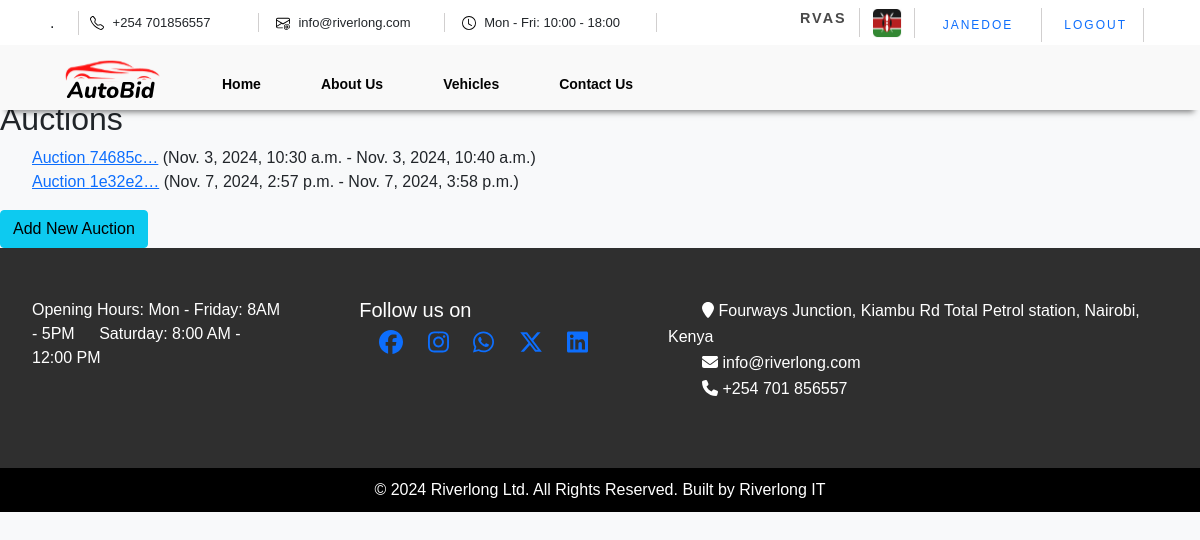
Page /auctions/ (signed in) on the committed database.
### vehicles/models.py (models this page shows, shortened)
class Auction(models.Model):
    auction_id = models.UUIDField(default=uuid.uuid4, editable=False, unique=True)
    start_date = models.DateTimeField()
    end_date = models.DateTimeField()
    created_at = models.DateTimeField(auto_now_add=True)
    vehicles = models.ManyToManyField('Vehicle', related_name='auctions')
    approved = models.BooleanField(default=False)

### vehicles/views.py (the view)
# urls.py: path('auctions/', views.auction_list, name='auction_list'),
def auction_list(request):
    auctions = Auction.objects.all()
    return render(request, 'admin/auctions.html', {'auctions': auctions})

### vehicles/templates/Admin/auctions.html
{% extends "vehicles/base.html" %}
{% block content %}
<h2>Auctions</h2>
<ul>
    {% for auction in auctions %}
    <li>
        <a href="{% url 'auction_detail' auction.pk %}">Auction {{ auction.auction_id|truncatechars:7 }}</a> ({{ auction.start_date }} - {{ auction.end_date }})
    </li>
    {% endfor %}
</ul>
<a class="btn btn-info" href="{% url 'auction_add' %}">Add New Auction</a>
{% endblock %}

### vehicles/templates/vehicles/base.html (shortened to what this page needs)
{% load static %}
<!DOCTYPE html>
<html lang="en">
<head>
    <link rel="stylesheet" href="{% static 'vehicles/css/styles.css' %} ">
    <link rel="stylesheet" href="{% static 'vehicles/css/footer.css' %} ">
    <link rel="stylesheet" href="https://cdnjs.cloudflare.com/ajax/libs/font-awesome/4.7.0/css/font-awesome.min.css">
    <link rel="stylesheet" href="https://cdnjs.cloudflare.com/ajax/libs/font-awesome/6.6.0/css/all.min.css">
    <link rel="stylesheet" href="https://cdnjs.cloudflare.com/ajax/libs/font-awesome/6.6.0/css/all.min.css" />
    <link rel="stylesheet" href="https://stackpath.bootstrapcdn.com/bootstrap/4.5.0/css/bootstrap.min.css">
    <link href="https://cdn.jsdelivr.net/npm/bootstrap@5.0.2/dist/css/bootstrap.min.css" rel="stylesheet">
    <link rel="stylesheet" href="https://cdnjs.cloudflare.com/ajax/libs/font-awesome/4.7.0/css/font-awesome.min.css">
  </head>
<body>
    <div class="wrapper">
        <div class="top_nav">
            <div class="left">
              <div class="space"> . </div>
              <div class="call_span">
                <img src="{% static 'images/telephone.svg' %}" height="14px" width="24px" />
                <span for="">+254 701856557</span>
              </div>
              <div class="email_span">
                <img src="{% static 'images/envelope-at.svg' %}" height="14px" width="24px" />
                <span for=""> info@riverlong.com</span>
              </div>
              <div class="opentime_span">
                <img src="{% static 'images/clock.svg' %}" height="14px" width="24px" />
                <span for="">  Mon - Fri: 10:00 - 18:00</span>
              </div>
          </div>
          <div class="right">
            <ul>
              <li>
                <div class="search-span">
                  <label for="">RVAS</label>
                </div>
            </li>
              <li>
                <div class="flag-span">
                  <img src="{% static 'images/Kenya.png' %}" height="30px" width="30px" />
              </div>
              </li>
              {% if user.is_authenticated %}
                <li>
                  <div class="signin-span">
                      <a class="nav-link" href="{% url 'profile' %}">
                        {{user.username}}</a>
                  </div>
                </li>
                <div class="signin-span">
                  <a class="nav-link" href="/logout">Logout</a>
              </div>
              {% endif %}
            </ul>
          </div>
        </div>
        <div class="bottom_nav mb-5">
            <ul>
              <li>
                <div class="logo-span">
                  <img src="{% static 'images/logo-autobid.svg' %}" height="60px" width="100px" />
              </div>
              </li>
              <li>
                <a href="{% url 'homepage'%}">Home</a>
              </li>
              <li>
                <a href="{% url 'aboutus' %}">About Us</a>
              </li>
              <li>
                <a href="{% url 'available_vehicles' %}">Vehicles</a>
              </li>
              <li>
                <a href="{% url 'contactus' %}">Contact Us</a>
              </li>
            </ul>
      </div>
    </div>
    <div>
        <body class="bg-light">
              <div class="container_body">
                {% block content%} {% endblock content%}
              </div>
              {% include 'vehicles/footer.html' %}
  </body>
</html>

### vehicles/static/vehicles/css/styles.css (style rules this page uses)
.container_body { padding-top: 100px; }
label { font-weight: bolder; font-size: larger; }
* { padding: 0; box-sizing: border-box; list-style: none; text-decoration: none; font-family: Arial, sans-serif; }
.wrapper .top_nav { width: 100%; height: 45px; background: #fff; padding: 0 50px; display: flex; justify-content: space-between; align-items: center; }
.wrapper .top_nav .left { display: flex; align-items: center; }
@media (min-width: 768px) { .wrapper .top_nav .left .space { width: 100px; border-right: #d1cfcf solid 1px; } }
@media (min-width: 768px) { .wrapper .top_nav .right ul { display: flex; } }
@media (min-width: 768px) { .wrapper .top_nav .right ul li { margin: 0 6px; } }
@media (min-width: 768px) { .wrapper .top_nav .left .call_span, .email_span, .opentime_span, .opentime_span1 { width: 100%; border-right: #d1cfcf solid 1px; margin: 0 6px 0 6px; font-size: small; font-family: Arial, sans-serif; } }
.opentime_span { min-width: 200px; }
.email_span, .opentime_span1 { min-width: 150px; }
.call_span { min-width: 100px; }
.wrapper { position: fixed; width: 100%; z-index: 2; }
.wrapper .top_nav .right ul li .search-span, .flag-span, .signin-span, .signup-span { display: block; width: 100%; border-right: #d1cfcf solid 1px; margin: 20px 6px 0 6px; font-family: Arial, sans-serif; }
.wrapper .top_nav .right ul li .search-span, .flag-span, .signin-span, .signup-span a { color: #494949; letter-spacing: 2px; text-transform: uppercase; font-size: 12px; font-family: Arial, sans-serif; }
.bottom_nav { box-shadow: 0 8px 6px -6px rgba(0, 0, 0, 0.5); }
.wrapper .bottom_nav { width: 100%; background: #f9f9f9; height: 65px; padding: 10px 0px 10px 0px; }
.wrapper .bottom_nav ul { width: 100%; height: 100%; display: flex; align-items: center; }
.wrapper .bottom_nav ul li { font-size: xx-large; font-weight: bolder; font-family: Arial, sans-serif; }
.logo-span { margin-top: 10px ; }
.wrapper .bottom_nav ul li a { color: #030303; font-size: 14px; font-family: Arial, sans-serif; text-decoration: none; padding: 10px 30px 10px 30px; border-radius: 2px; }
.logo-span { padding: 10px 30px 10px 30px; }

### vehicles/static/vehicles/css/footer.css (style rules this page uses)
ul { padding: 0px; }
ol, ul { margin-bottom: 0px; }

### rows in the picture
Auction: auction_id "74685c…", start_date "Nov. 3, 2024, 10:30 a.m.", end_date "Nov. 3, 2024, 10:40 a.m."
Auction: auction_id "1e32e2…", start_date "Nov. 7, 2024, 2:57 p.m.", end_date "Nov. 7, 2024, 3:58 p.m."

### other values in the picture
{{ user.username }} "JANEDOE"
